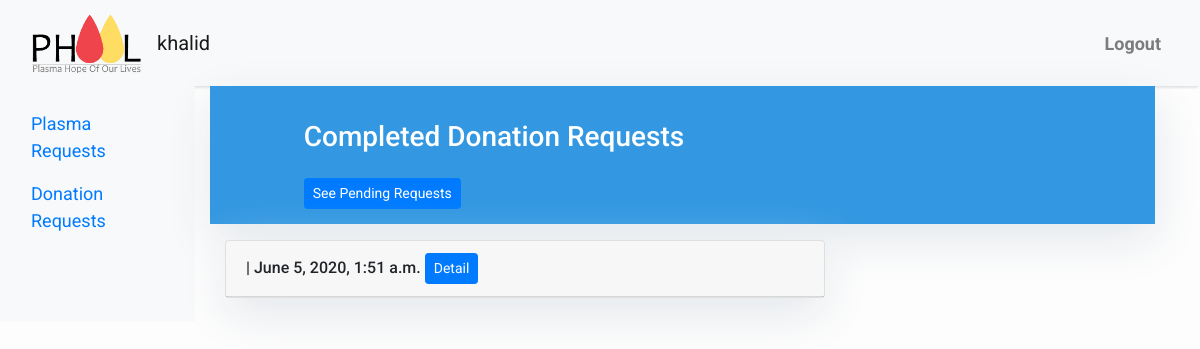
The page /plasma/completed/donate/ (signed in) on the database as committed earlier.
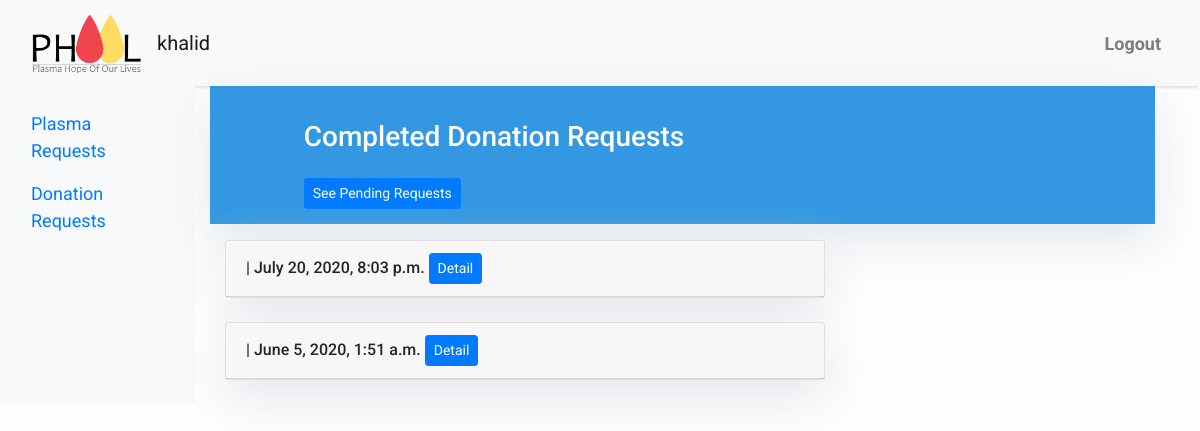
The same page on the database as committed later.
### plasma/models.py (models this page shows)
class Profile(models.Model):
    author = models.ForeignKey(User, on_delete=models.CASCADE)
    first_name = models.CharField(max_length=30)
    last_name = models.CharField(max_length=30)
    address = models.CharField(max_length=30, blank=True)
    city = models.CharField(max_length=30)
    province = models.IntegerField(choices=PROVINCES, default=4)
    birth_date = models.DateField(null=True, blank=True)
    gender = models.IntegerField(choices=GENDER, default=3)
    phone_regex = RegexValidator(regex=r'^\+?1?\d{9,15}$',
                                 message="Phone number must be entered in the format: '+999999999'. Up to 15 digits allowed.")
    phone = models.CharField(validators=[phone_regex], max_length=17, blank=True)
    date_covid_19_diagnosed = models.DateField(null=True, blank=True)
    blood_group = models.IntegerField(choices=BLOOD, default=8)
    hospital_which_labelled_positive = models.CharField(max_length=30, blank=True)
    hospital_which_labelled_negative = models.CharField(max_length=30, blank=True)
    lab_which_labelled_positive = models.CharField(max_length=30, blank=True)
    lab_which_labelled_negative = models.CharField(max_length=30, blank=True)
    donation_request = models.BooleanField(default=False)
    plasma_request = models.BooleanField(default=False)
    donation_completed = models.BooleanField(default=False)
    plasma_completed = models.BooleanField(default=False)
    created_on = models.DateTimeField(auto_now_add=True, blank=True)

### plasma/views.py (the view)
# urls.py: path("completed/donate/", views.CompletedDonationRequestsList.as_view(), name="completed_donation_requests"),
class CompletedDonationRequestsList(LoginRequiredMixin, generic.ListView):
    model = Profile
    template_name = "completed_donation_list.html"
    def get_queryset(self):
        return (
            Profile.objects.filter(donation_completed=1)
                .order_by("-created_on")
        )

### templates/completed_donation_list.html (shortened to what this page needs)
{% extends "base.html" %}
{% block content %}
<header class="masthead">
    <div class="container">
        <div class="row">
            <div class=" col-md-8 col-md-10 mx-auto">
                <div class="site-heading">
                    <h3 class=" site-heading my-4 mt-3 text-white">Completed Donation Requests</h3>
                    <a href="{% url 'donation_requests' %}" class="btn btn-primary btn-sm">See Pending Requests</a>
                </div>
            </div>
        </div>
    </div>
</header>
<div class="container">
    <div class="row">
    {% if user.is_authenticated %}
        <div class="col-md-8 mt-3 left">
            {% for post in object_list %}
            <div class="card mb-4">
            <h6 class="card-header">{% block title %} {{ post.user}}  | {{ post.created_on }}  <a href="{% url 'completed_donation_detail' post.pk  %}" class="btn btn-primary btn-sm">Detail</a>{% endblock title %}</h6>
            </div>
            {% endfor %}
        </div>
    {% endif %}
    </div>
</div>
{%endblock%}

Rows that differ between the two databases and show on the page:
added Profile: created_on "July 20, 2020, 8:03 p.m."
